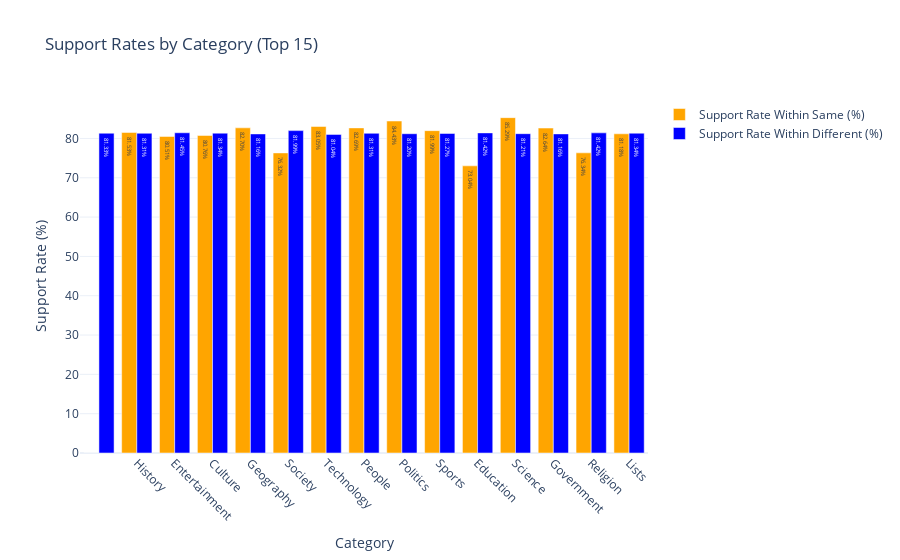

Notebook source saved alongside this figure:
### Markdown cell above
# Tolerance across same/different categories

### Code cell
support_rates_df = plot_support_rates(df_vote, top_15_categories, title="Support Rates by Category (Top 15)",top_n=15)

### Figure 1 — Plotly figure (JSON) as saved in the notebook; plotly's stock layout.template omitted (floating-point values rounded to 4 significant figures)
{"data": [{"marker": {"color": "orange"}, "name": "Support Rate Within Same (%)", "text": ["0.00%", "81.53%", "80.51%", "80.76%", "82.70%", "76.32%", "83.05%", "82.69%", "84.43%", "81.99%", "73.04%", "85.29%", "82.64%", "76.34%", "81.18%"], "textposition": "auto", "type": "bar", "x": ["", "History", "Entertainment", "Culture", "Geography", "Society", "Technology", "People", "Politics", "Sports", "Education", "Science", "Government", "Religion", "Lists"], "y": [0, 81.53, 80.51, 80.76, 82.7, 76.32, 83.05, 82.69, 84.43, 81.99, 73.04, 85.29, 82.64, 76.34, 81.18]}, {"marker": {"color": "blue"}, "name": "Support Rate Within Different (%)", "text": ["81.33%", "81.31%", "81.45%", "81.34%", "81.16%", "81.99%", "81.04%", "81.31%", "81.20%", "81.27%", "81.42%", "81.21%", "81.16%", "81.42%", "81.34%"], "textposition": "auto", "type": "bar", "x": ["", "History", "Entertainment", "Culture", "Geography", "Society", "Technology", "People", "Politics", "Sports", "Education", "Science", "Government", "Religion", "Lists"], "y": [81.33, 81.31, 81.45, 81.34, 81.16, 81.99, 81.04, 81.31, 81.2, 81.27, 81.42, 81.21, 81.16, 81.42, 81.34]}], "layout": {"barmode": "group", "title": {"text": "Support Rates by Category (Top 15)"}, "xaxis": {"tickangle": 45, "title": {"text": "Category"}}, "yaxis": {"title": {"text": "Support Rate (%)"}}}}
